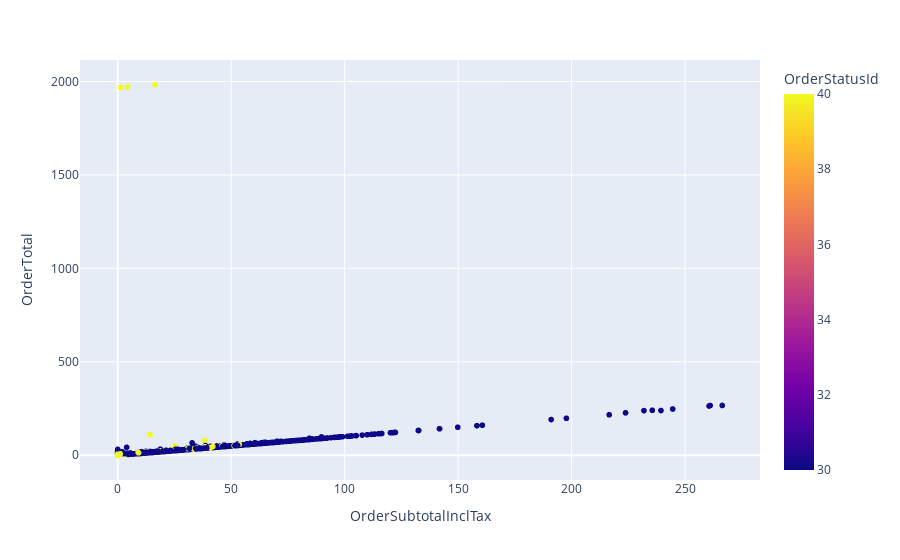

The cell this chart's notebook holds for it:
### Code cell
import plotly.express as px
fig = px.scatter(data, x='OrderSubtotalInclTax', y='OrderTotal', color='OrderStatusId', hover_data=['CustomerId'])
fig.show()

### Figure 1 — Plotly figure (JSON) as saved in the notebook; plotly's stock layout.template omitted (floating-point values rounded to 4 significant figures; data arrays with more than 128 entries replaced by an {"elided": "..."} marker saying what was removed)
{"data": [{"customdata": {"elided": "3284x1 int values"}, "hovertemplate": "OrderSubtotalInclTax=%{x}<br>OrderTotal=%{y}<br>CustomerId=%{customdata[0]}<br>OrderStatusId=%{marker.color}<extra></extra>", "legendgroup": "", "marker": {"color": {"elided": "3284 int values"}, "coloraxis": "coloraxis", "symbol": "circle"}, "mode": "markers", "name": "", "showlegend": false, "type": "scattergl", "x": {"elided": "3284 float values"}, "xaxis": "x", "y": {"elided": "3284 float values"}, "yaxis": "y"}], "layout": {"coloraxis": {"colorbar": {"title": {"text": "OrderStatusId"}}, "colorscale": [[0, "#0d0887"], [0.1111, "#46039f"], [0.2222, "#7201a8"], [0.3333, "#9c179e"], [0.4444, "#bd3786"], [0.5556, "#d8576b"], [0.6667, "#ed7953"], [0.7778, "#fb9f3a"], [0.8889, "#fdca26"], [1, "#f0f921"]]}, "legend": {"tracegroupgap": 0}, "margin": {"t": 60}, "xaxis": {"anchor": "y", "domain": [0, 1], "title": {"text": "OrderSubtotalInclTax"}}, "yaxis": {"anchor": "x", "domain": [0, 1], "title": {"text": "OrderTotal"}}}}
